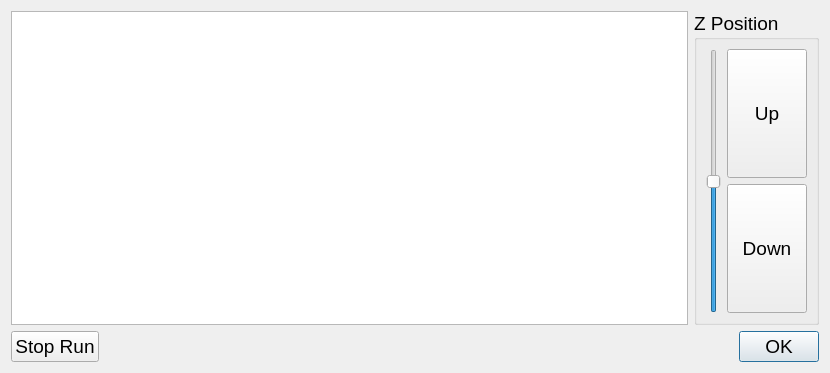
<?xml version="1.0" encoding="UTF-8"?>
<ui version="4.0">
 <class>PauseMessageDialog</class>
 <widget class="QDialog" name="PauseMessageDialog">
  <property name="geometry">
   <rect>
    <x>0</x>
    <y>0</y>
    <width>830</width>
    <height>373</height>
   </rect>
  </property>
  <property name="font">
   <font>
    <pointsize>14</pointsize>
    <weight>50</weight>
    <bold>false</bold>
   </font>
  </property>
  <property name="windowTitle">
   <string>Dialog</string>
  </property>
  <layout class="QVBoxLayout" name="verticalLayout">
   <item>
    <layout class="QHBoxLayout" name="horizontalLayout">
     <item>
      <widget class="QTextEdit" name="textEdit">
       <property name="readOnly">
        <bool>true</bool>
       </property>
       <property name="acceptRichText">
        <bool>true</bool>
       </property>
      </widget>
     </item>
     <item>
      <widget class="QGroupBox" name="groupBox_5">
       <property name="title">
        <string>Z Position</string>
       </property>
       <layout class="QGridLayout" name="gridLayout_4">
        <item row="0" column="0">
         <widget class="QSlider" name="zSlider">
          <property name="minimum">
           <number>-99</number>
          </property>
          <property name="orientation">
           <enum>Qt::Vertical</enum>
          </property>
         </widget>
        </item>
        <item row="0" column="1">
         <layout class="QVBoxLayout" name="verticalLayout_6">
          <item>
           <widget class="QPushButton" name="upBtn">
            <property name="sizePolicy">
             <sizepolicy hsizetype="Minimum" vsizetype="Minimum">
              <horstretch>0</horstretch>
              <verstretch>0</verstretch>
             </sizepolicy>
            </property>
            <property name="text">
             <string>Up</string>
            </property>
           </widget>
          </item>
          <item>
           <widget class="QPushButton" name="dwnBtn">
            <property name="sizePolicy">
             <sizepolicy hsizetype="Minimum" vsizetype="Minimum">
              <horstretch>0</horstretch>
              <verstretch>0</verstretch>
             </sizepolicy>
            </property>
            <property name="text">
             <string>Down</string>
            </property>
           </widget>
          </item>
         </layout>
        </item>
       </layout>
      </widget>
     </item>
    </layout>
   </item>
   <item>
    <layout class="QHBoxLayout" name="horizontalLayout_2">
     <item>
      <widget class="QPushButton" name="stopRunBtn">
       <property name="text">
        <string>Stop Run</string>
       </property>
      </widget>
     </item>
     <item>
      <spacer name="horizontalSpacer">
       <property name="orientation">
        <enum>Qt::Horizontal</enum>
       </property>
       <property name="sizeHint" stdset="0">
        <size>
         <width>40</width>
         <height>20</height>
        </size>
       </property>
      </spacer>
     </item>
     <item>
      <widget class="QDialogButtonBox" name="buttonBox">
       <property name="orientation">
        <enum>Qt::Horizontal</enum>
       </property>
       <property name="standardButtons">
        <set>QDialogButtonBox::Ok</set>
       </property>
      </widget>
     </item>
    </layout>
   </item>
  </layout>
 </widget>
 <resources/>
 <connections>
  <connection>
   <sender>buttonBox</sender>
   <signal>accepted()</signal>
   <receiver>PauseMessageDialog</receiver>
   <slot>accept()</slot>
   <hints>
    <hint type="sourcelabel">
     <x>248</x>
     <y>254</y>
    </hint>
    <hint type="destinationlabel">
     <x>157</x>
     <y>274</y>
    </hint>
   </hints>
  </connection>
  <connection>
   <sender>buttonBox</sender>
   <signal>rejected()</signal>
   <receiver>PauseMessageDialog</receiver>
   <slot>reject()</slot>
   <hints>
    <hint type="sourcelabel">
     <x>316</x>
     <y>260</y>
    </hint>
    <hint type="destinationlabel">
     <x>286</x>
     <y>274</y>
    </hint>
   </hints>
  </connection>
 </connections>
</ui>
